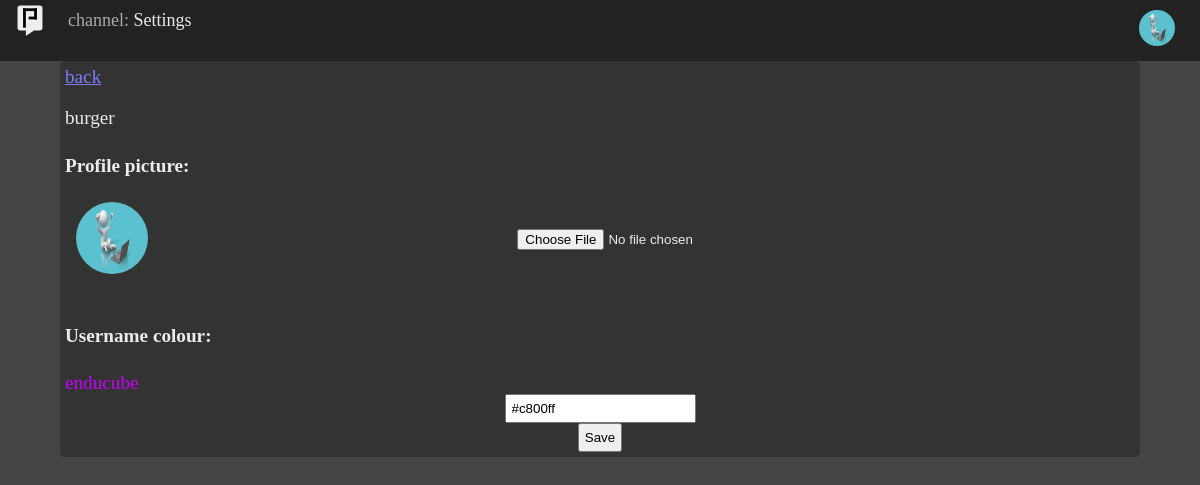
Screenshot of /accountsettings (signed in) with the database file from the repository.
### app/models.py (models this page shows, shortened)
class User(db.Model, UserMixin):
    __tablename__ = "user"
    id = db.Column(db.Integer, primary_key=True)
    username = db.Column(db.String, unique=True)
    password = db.Column(db.String)
    img = db.Column(db.String, default="normal.png")
    colour = db.Column(db.String, default="ffffff")

### app/routes.py (the view, shortened to what this page needs)
@app.route("/accountsettings", methods=('GET', 'POST'))
@login_required
def settings():
    form = CustomiseForm()
    return render_template("settings.html", form=form, channel_name="Settings")

### app/models.py
class CustomiseForm(FlaskForm):
    file = FileField()
    colour = ColorField()

### app/routes.py (called while the page is built)
@login_manager.user_loader
def load_user(user):
    return User.query.get(user)

@app.context_processor
def context():
    def get_user_from_id(id):
        found_user = User.query.filter_by(id=id).first()
        return found_user
    return dict(get_user_from_id=get_user_from_id)

### app/templates/settings.html (shortened to what this page needs)
{% extends "base.html" %}
{% block content %}
<div id="content">
    <a href="{{ request.referrer }}">back</a>
    <p>burger</p>
    <form method="post" enctype="multipart/form-data">
        <h4>Profile picture:</h4>
        <img src="{{ url_for('static', filename='profile/'+ current_user.img) }}" width='72' height='72' class='pfp'>
        <br>
        {{ form.file(accept="image/*") }}
        <br>
        <br>
        <h4>Username colour:</h4>
        <span id="samplecolour">{{ current_user.username }}</span>
    {{ form.colour(value="#"+current_user.colour, id="colourinput", onchange="changeColour()") }}
        <input type="submit" value="Save">
    </form>
</div>
{% endblock %}

### app/templates/base.html (shortened to what this page needs)
<!DOCTYPE html>
<html>
<head>
    <link rel="stylesheet" href="{{ url_for('static', filename='css/style.css') }}">
</head>
<body>
    <ul>
        <a href="/home/general"><img src="{{ url_for('static', filename='logo/logo_bw.svg') }}" width=36 height=36 id='logo'></img></a>
        <li><span style="color:#aaa">channel:</span> {{ channel_name }}</li>
        <li style="float:right" class="profbtn">
            <a><img src="{{ url_for('static', filename='profile/'+ current_user.img) }}" width='36' height='36' class='pfp'></a>
        </li>
    </ul>
    {% block content %}{% endblock %}
</body>
</html>

### app/static/css/style.css (style rules this page uses)
input { display: block; margin: auto; padding:5px }
html { height:100%; max-height: 100%; }
body { font-family: Calibri; background-color: #444; color: rgb(235, 235, 235); margin:0; height: 100%; overflow: hidden; }
@media screen and (min-device-width: 601px) { body { zoom:1; } }
a { text-decoration: underline; color: rgb(121, 123, 255); }
ul { list-style-type: none; margin: 0; padding: 0; background-color: #222; overflow: hidden; top: 0px; width: 100%; }
li { padding:10px 20px; float: left; font-size: 18px; }
li a, .profbtn { display: inline-block; text-align: right; text-decoration: none; color: #eee; }
.pfp { float:left; margin-left: 1%; }
#logo { float:left; padding-left:1% }
#content { margin-left: 5%; margin-right: 5%; padding: 5px; border-radius: 5px; background-color: #333; font-size:1.2rem; grid-row-start: 1; grid-row-end: 1; grid-column-start: 1; grid-column-end: 8; overflow-y:auto; }
.pfp { border-radius: 50%; margin-right: 5px; }

### rows the page displays
User: img (picture), username "enducube", colour "#c800ff"

### other values shown
{{ channel_name }} "Settings"
